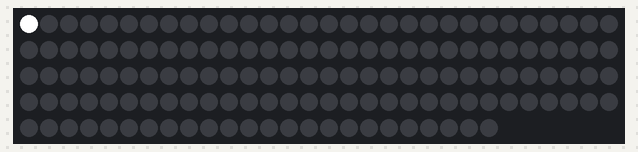
Bench run of a sketch on a simulated Arduino Uno, built with avr-gcc and run on an emulated ATmega328P. On the bench: 144 RGB LEDs in strip order, left to right, continuing on the next row. Colours are those a GRB WS2812 strip shows for the declared byte order.

Above: at 0.16 s.
At 5.06 s:
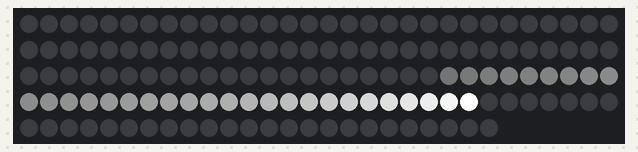
At 9.96 s:
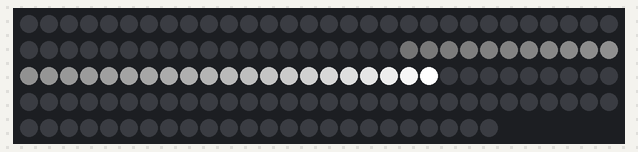
At 19.77 s:
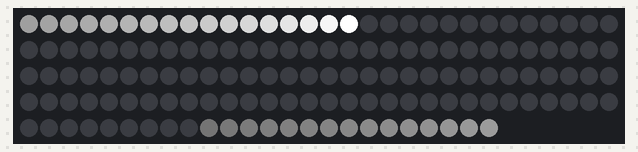
At 29.57 s:
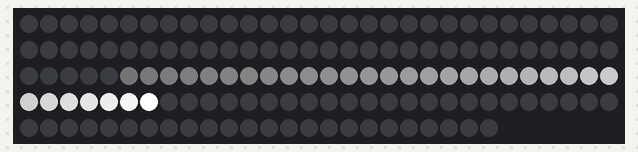
At 39.68 s:
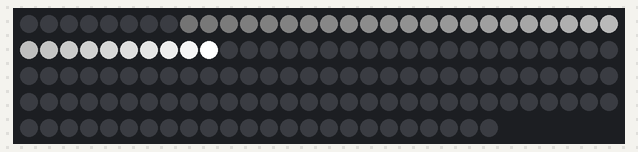

The sketch:

White_Worm_Fade_Out.ino
```cpp
#include <FastLED.h>
#define LED_PIN 5
#define NUM_LEDS 144
#define BRIGHTNESS 255
#define LED_TYPE WS2812B
#define COLOR_ORDER RGB
#define STROBE 30
#define RATE 10
#define GAP 10
CRGB leds[NUM_LEDS];

int start_hue;
int delta_hue;

void setup()
{
  FastLED.addLeds<LED_TYPE, LED_PIN, COLOR_ORDER>(leds, NUM_LEDS).setCorrection(TypicalLEDStrip);
  Serial.begin(9600);

}

void loop()
{
  for (int i = 0; i < NUM_LEDS; i++) {

    //    int pos = beatsin16(10,0,NUM_LEDS);
    leds[i] += CHSV( 255, 0, 255);

    FastLED.show();
    delay(STROBE);
    fadeToBlackBy( leds, NUM_LEDS, 30);
    FastLED.show();
  }


}
```
